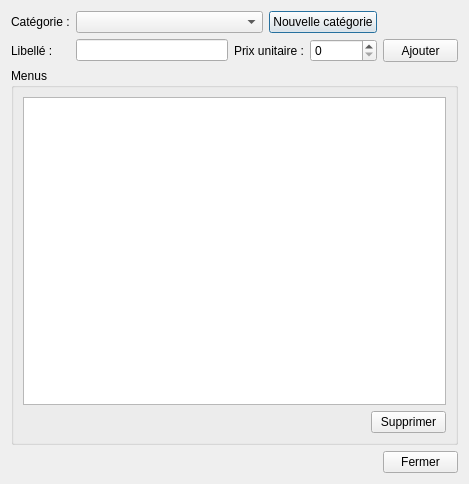
<?xml version="1.0" encoding="UTF-8"?>
<ui version="4.0">
 <class>BDConfigurerMenuResto</class>
 <widget class="QDialog" name="BDConfigurerMenuResto">
  <property name="geometry">
   <rect>
    <x>0</x>
    <y>0</y>
    <width>469</width>
    <height>484</height>
   </rect>
  </property>
  <property name="windowTitle">
   <string>Dialog</string>
  </property>
  <layout class="QGridLayout" name="gridLayout_2">
   <item row="0" column="0">
    <widget class="QLabel" name="label_3">
     <property name="text">
      <string>Catégorie :</string>
     </property>
    </widget>
   </item>
   <item row="0" column="1" colspan="2">
    <widget class="QComboBox" name="comboBoxCategorie">
     <property name="sizeAdjustPolicy">
      <enum>QComboBox::AdjustToContents</enum>
     </property>
    </widget>
   </item>
   <item row="0" column="3">
    <widget class="QPushButton" name="btn_nvelleCategorie">
     <property name="maximumSize">
      <size>
       <width>111</width>
       <height>23</height>
      </size>
     </property>
     <property name="text">
      <string>Nouvelle catégorie</string>
     </property>
    </widget>
   </item>
   <item row="1" column="0">
    <widget class="QLabel" name="label">
     <property name="text">
      <string>Libellé :</string>
     </property>
    </widget>
   </item>
   <item row="1" column="1">
    <widget class="QLineEdit" name="lineEditLibelle"/>
   </item>
   <item row="1" column="2" colspan="2">
    <layout class="QHBoxLayout" name="horizontalLayout_2">
     <item>
      <widget class="QLabel" name="label_2">
       <property name="text">
        <string>Prix unitaire :</string>
       </property>
      </widget>
     </item>
     <item>
      <widget class="QSpinBox" name="spinBoxPrixUnitaire">
       <property name="maximum">
        <number>100000000</number>
       </property>
       <property name="singleStep">
        <number>1000</number>
       </property>
      </widget>
     </item>
    </layout>
   </item>
   <item row="1" column="4">
    <widget class="QPushButton" name="btn_ajouter">
     <property name="maximumSize">
      <size>
       <width>75</width>
       <height>23</height>
      </size>
     </property>
     <property name="text">
      <string>Ajouter</string>
     </property>
    </widget>
   </item>
   <item row="2" column="0" colspan="5">
    <widget class="QGroupBox" name="groupBox">
     <property name="title">
      <string>Menus</string>
     </property>
     <layout class="QGridLayout" name="gridLayout">
      <item row="0" column="0">
       <widget class="QTableView" name="tableViewMenu">
        <property name="selectionMode">
         <enum>QAbstractItemView::SingleSelection</enum>
        </property>
        <property name="selectionBehavior">
         <enum>QAbstractItemView::SelectRows</enum>
        </property>
        <attribute name="horizontalHeaderCascadingSectionResizes">
         <bool>true</bool>
        </attribute>
        <attribute name="horizontalHeaderDefaultSectionSize">
         <number>200</number>
        </attribute>
        <attribute name="horizontalHeaderHighlightSections">
         <bool>true</bool>
        </attribute>
        <attribute name="horizontalHeaderStretchLastSection">
         <bool>false</bool>
        </attribute>
        <attribute name="verticalHeaderDefaultSectionSize">
         <number>25</number>
        </attribute>
        <attribute name="verticalHeaderDefaultSectionSize">
         <number>25</number>
        </attribute>
        <attribute name="horizontalHeaderStretchLastSection">
         <bool>false</bool>
        </attribute>
        <attribute name="horizontalHeaderCascadingSectionResizes">
         <bool>true</bool>
        </attribute>
        <attribute name="horizontalHeaderHighlightSections">
         <bool>true</bool>
        </attribute>
        <attribute name="horizontalHeaderDefaultSectionSize">
         <number>200</number>
        </attribute>
       </widget>
      </item>
      <item row="1" column="0">
       <widget class="QPushButton" name="btn_supprimer">
        <property name="maximumSize">
         <size>
          <width>75</width>
          <height>23</height>
         </size>
        </property>
        <property name="layoutDirection">
         <enum>Qt::RightToLeft</enum>
        </property>
        <property name="text">
         <string>Supprimer</string>
        </property>
       </widget>
      </item>
     </layout>
    </widget>
   </item>
   <item row="3" column="4">
    <widget class="QPushButton" name="btn_fermer">
     <property name="maximumSize">
      <size>
       <width>75</width>
       <height>23</height>
      </size>
     </property>
     <property name="text">
      <string>Fermer</string>
     </property>
    </widget>
   </item>
  </layout>
 </widget>
 <resources/>
 <connections/>
</ui>
